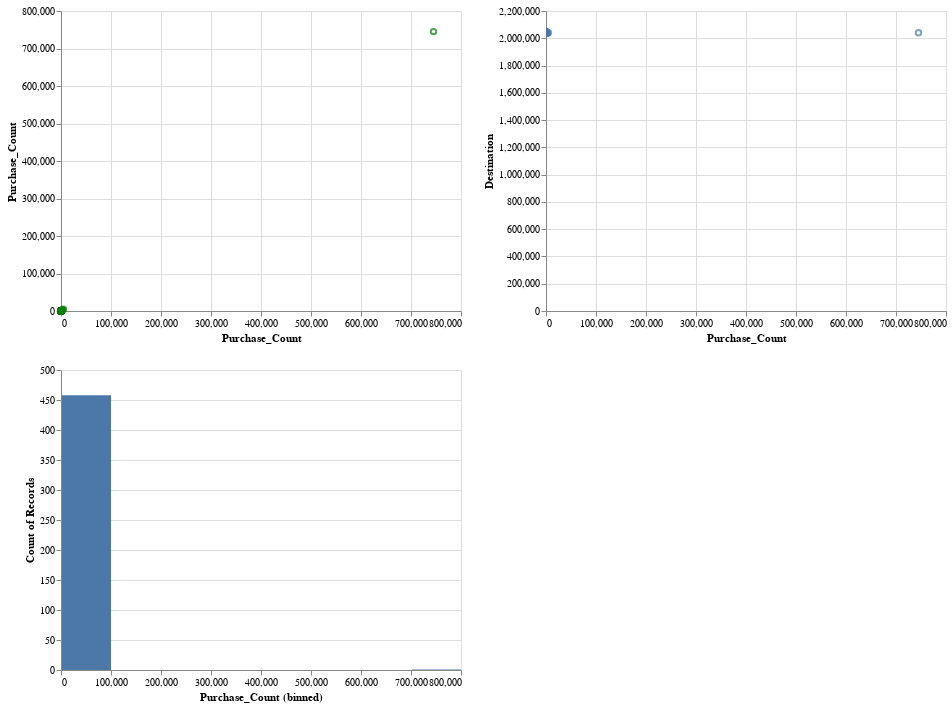

Notebook source saved alongside this figure:
### Code cell
(scatter | scatter2) & histogram

### Figure 1 — Vega-Lite specification as saved in the notebook (floating-point values rounded to 4 significant figures; data arrays with more than 128 entries replaced by an {"elided": "..."} marker saying what was removed)
{"$schema": "https://vega.github.io/schema/vega-lite/v2.4.3.json", "config": {"view": {"height": 300, "width": 400}}, "vconcat": [{"hconcat": [{"data": {"values": {"elided": "459 records"}}, "encoding": {"color": {"condition": {"selection": "selector007", "value": "green"}, "value": "blue"}, "x": {"field": "Purchase_Count", "type": "quantitative"}, "y": {"field": "Purchase_Count", "type": "quantitative"}}, "mark": "point", "selection": {"selector007": {"encodings": ["x", "y"], "mark": {"fill": "#333", "fillOpacity": 0.125, "stroke": "white"}, "on": "[mousedown, window:mouseup] > window:mousemove!", "resolve": "global", "translate": "[mousedown, window:mouseup] > window:mousemove!", "type": "interval", "zoom": "wheel!"}}}, {"data": {"values": {"elided": "459 records"}}, "encoding": {"tooltip": {"field": "Destination_Names", "type": "nominal"}, "x": {"field": "Purchase_Count", "type": "quantitative"}, "y": {"field": "Destination", "type": "quantitative"}}, "mark": "point", "selection": {"selector010": {"bind": "scales", "encodings": ["x", "y"], "mark": {"fill": "#333", "fillOpacity": 0.125, "stroke": "white"}, "on": "[mousedown, window:mouseup] > window:mousemove!", "resolve": "global", "translate": "[mousedown, window:mouseup] > window:mousemove!", "type": "interval", "zoom": "wheel!"}}, "transform": [{"filter": {"selection": "selector007"}}]}]}, {"data": {"values": {"elided": "459 records"}}, "encoding": {"x": {"bin": true, "field": "Purchase_Count", "type": "quantitative"}, "y": {"aggregate": "count", "type": "quantitative"}}, "mark": "bar", "selection": {"selector009": {"bind": "scales", "encodings": ["x", "y"], "mark": {"fill": "#333", "fillOpacity": 0.125, "stroke": "white"}, "on": "[mousedown, window:mouseup] > window:mousemove!", "resolve": "global", "translate": "[mousedown, window:mouseup] > window:mousemove!", "type": "interval", "zoom": "wheel!"}}, "transform": [{"filter": {"selection": "selector007"}}]}]}
